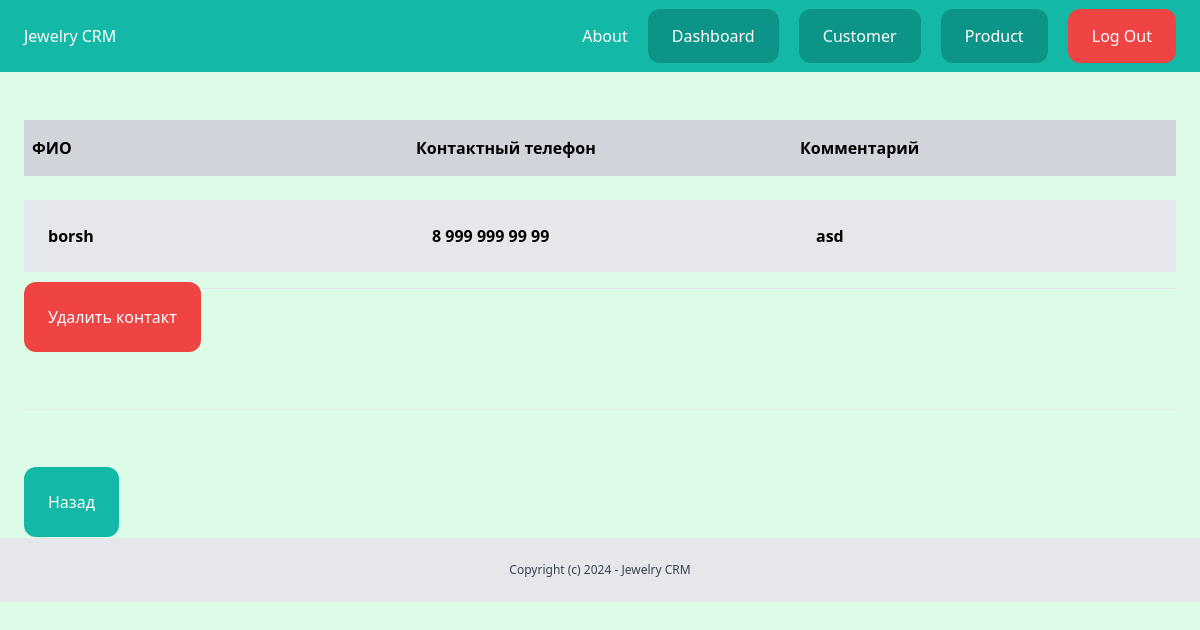
Page /dashboard/customer/1/ (signed in) on the committed database.
### customer/models.py (models this page shows, shortened)
class Customer(models.Model):
    name = models.CharField(max_length=200)
    phone_number = models.CharField(max_length=30)
    comment = models.TextField()

### customer/views.py (the view)
# urls.py: path('<int:pk>/', customer_detail,name='customer_detail'),
@login_required
def customer_detail(request,pk):
    customer = get_object_or_404(Customer,pk=pk)
    return render(request, 'customer/customer_detail.html', {
        'customer': customer
        })

### templates/customer/customer_detail.html (shortened to what this page needs)
{% extends 'crm_project/base.html'%}
{%block content%}
<div class="py-6 px-6">
    <div class=" mt-6 flex justify-between">
        <p class="py-4 px-2 bg-gray-300 font-semibold w-full">ФИО</p>
        <p class="py-4 px-2 bg-gray-300  font-semibold w-full">Контактный телефон</p>
        <p class="py-4 px-2 bg-gray-300  font-semibold w-full">Комментарий</p>
    </div>
        <div class=" mt-6 flex justify-between">
            <p class="py-6 px-6 bg-gray-200 font-semibold w-full">{{customer.name}}</p>
            <p class="py-6 px-6 bg-gray-200 font-semibold w-full">{{ customer.phone_number}}</p>
            <p class="py-6 px-6 bg-gray-200 font-semibold w-full">{{ customer.comment}}</p>
        </div>
    <hr class="my-4">
        <a href="{% url 'customer_delete' customer.id %}" class="mb-6 px-6 py-6 bg-red-500 text-white rounded-xl"> Удалить контакт</a>
    <hr class="my-20">
        <a href="{% url 'customer_list'%}" class="mb-6 px-6 py-6 bg-teal-500 text-white rounded-xl">Назад</a>
</div>
{%endblock%}

### rows in the picture
Customer: name "borsh", phone_number "8 999 999 99 99", comment "asd"
